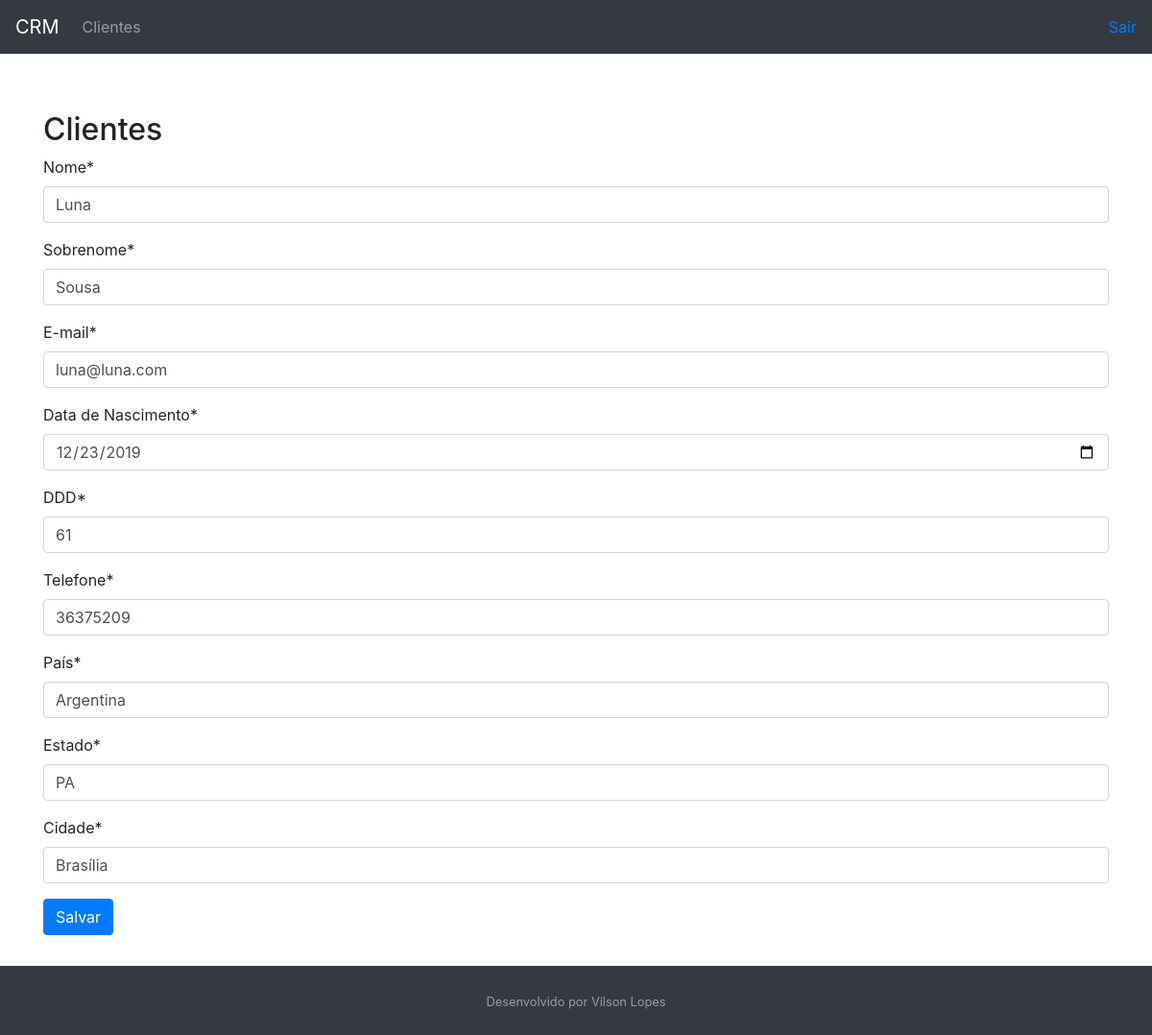
Page /customer/6/ on the committed database.
### customer/models.py (models this page shows, shortened)
class Customer(models.Model):
    first_name = models.CharField(max_length=30)
    last_name = models.CharField(max_length=50)
    email = models.EmailField()
    birth_date = models.DateField()
    area_code = models.CharField(max_length=3)
    phone_number = models.CharField(max_length=9)
    country = models.CharField(max_length=30)
    state = models.CharField(max_length=30)
    city = models.CharField(max_length=30)
    created_date = models.DateTimeField(auto_now_add=True)
    updated_date = models.DateTimeField(auto_now=True)
    active = models.BooleanField(default=True)
    class Meta:
        db_table = "customer"

### customer/views.py (the view, shortened to what this page needs)
# urls.py: path("<int:id>/", CustomerUpdateView.as_view(), name="customer-update"),
class CustomerUpdateView(UpdateView):
    template_name = "customer/customer.html"
    form_class = CustomerForm
    def get_object(self, queryset=None):
        id = self.kwargs.get("id")
        return get_object_or_404(Customer, id=id)

### customer/forms.py
class CustomerForm(forms.ModelForm):
    first_name = forms.CharField(label='Nome')
    last_name = forms.CharField(label='Sobrenome')
    email = forms.EmailField(label='E-mail')
    birth_date = forms.DateField(
        label='Data de Nascimento', widget=DateInput())
    area_code = forms.RegexField(
        label='DDD', regex=r'^\+?1?[0-9]{2}$', error_messages={'invalid': 'Número de DDD inválido'})
    phone_number = forms.RegexField(
        label='Telefone', regex=r'^\+?1?[0-9]{6,15}$', error_messages={'invalid': 'Número de telefone inválido'})
    country = forms.CharField(label='País')
    state = forms.CharField(label='Estado')
    city = forms.CharField(label='Cidade')
    class Meta:
        model = Customer
        fields = (
            "first_name",
            "last_name",
            "email",
            "birth_date",
            "area_code",
            "phone_number",
            "country",
            "state",
            "city",
        )

### customer/templates/customer/customer.html (shortened to what this page needs)
{% extends 'model-page.html' %}
{% load crispy_forms_tags %}
{% block content %}
<h2>Clientes</h2>
    <form method="POST">{% csrf_token %}
        {{ form|crispy }}
    <button type="submit" class="btn btn-primary">Salvar</button>
    </form>
{% endblock content %}

### core/templates/model-page.html (style rules this page uses)
html, body { height: 100%; }

### rows in the picture
Customer: first_name "Luna", last_name "Sousa", email "luna@luna.com", birth_date "12/23/2019", area_code "61", phone_number "36375209", country "Argentina", state "PA", city "Brasília"
